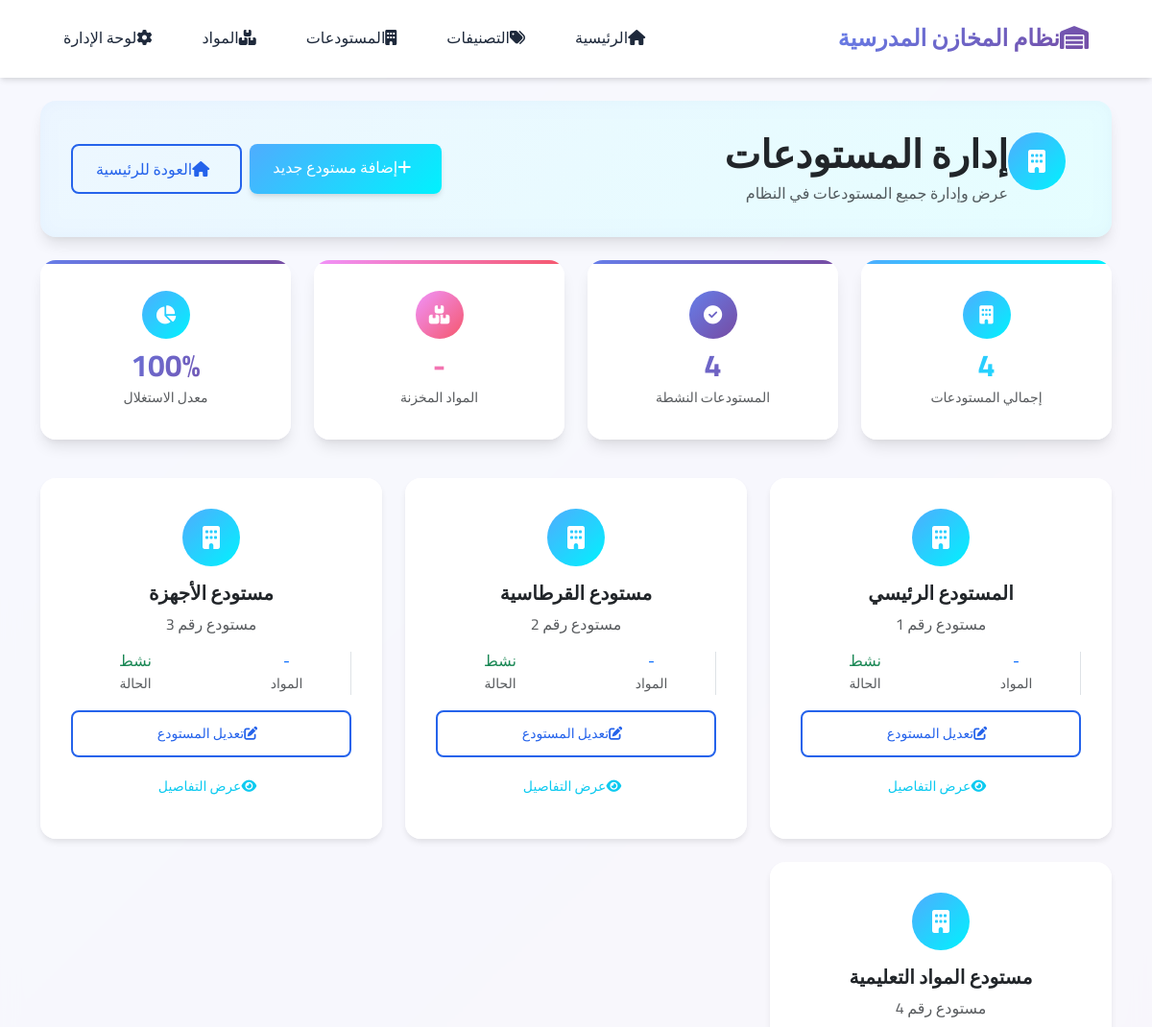
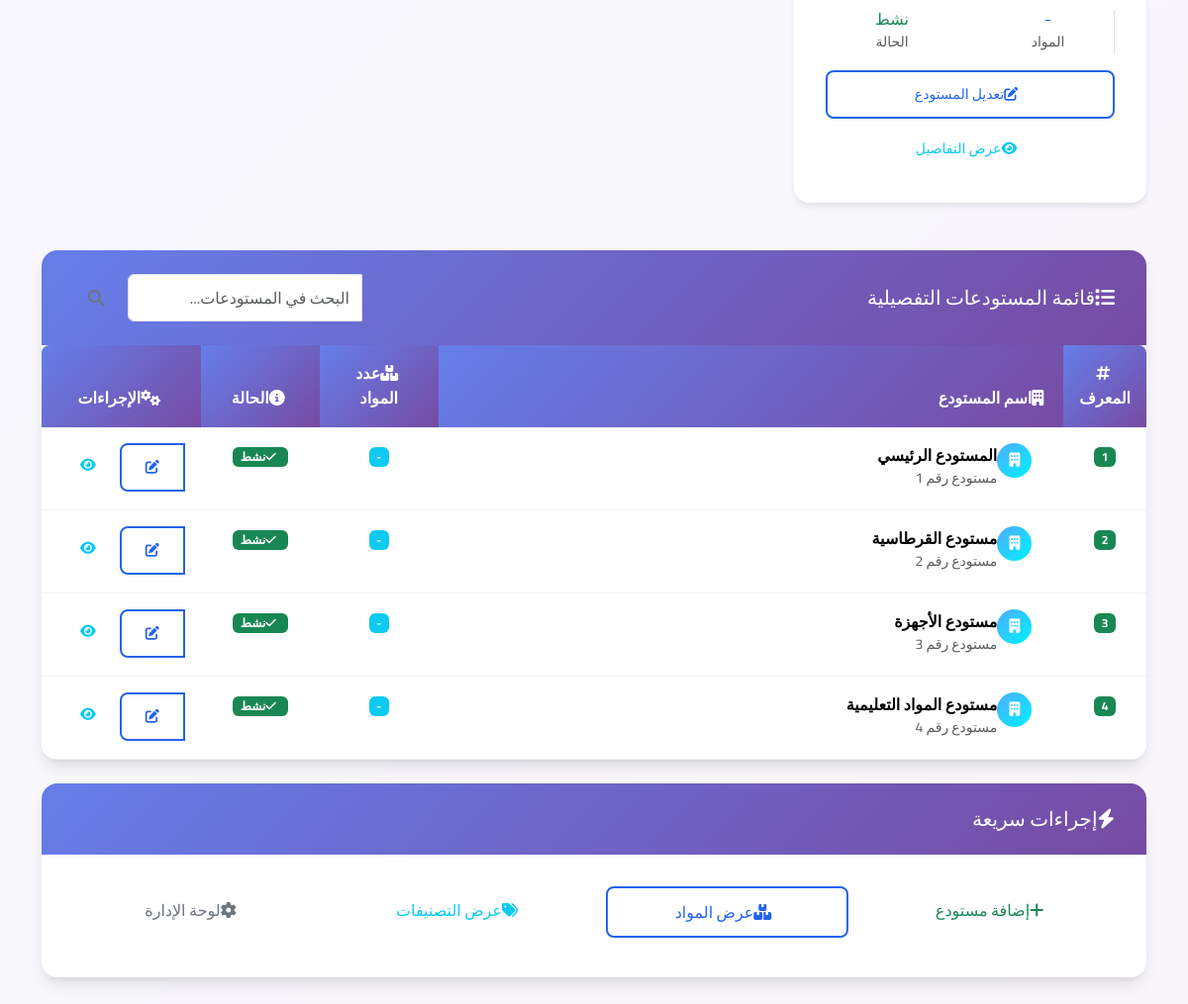
The page /warehouses/ on the database its author committed (2 pictures, top to bottom).
### store_system/models.py (models this page shows, shortened)
class Warehouse(models.Model):
    warehouse_id = models.AutoField(primary_key=True, verbose_name="معرف المستودع")
    warehouse_name = models.CharField(max_length=100, verbose_name="اسم المستودع")
    class Meta:
        verbose_name = "المستودع"
        verbose_name_plural = "المستودعات"

### store_system/views.py (the view)
# urls.py: path('warehouses/', views.warehouses, name='warehouses'),
def warehouses(request):
    warehouses_list = Warehouse.objects.all()
    context = {'warehouses': warehouses_list}
    return render(request, 'store_system/warehouses.html', context)

### store_system/templates/store_system/warehouses.html (shortened to what this page needs)
{% extends 'store_system/base.html' %}
{% block content %}
<div class="row mb-4">
    <div class="col-12">
        <div class="card" style="background: linear-gradient(135deg, rgba(79, 172, 254, 0.1) 0%, rgba(0, 242, 254, 0.1) 100%); border: none;">
            <div class="card-body">
                <div class="d-flex justify-content-between align-items-center flex-wrap">
                    <div class="d-flex align-items-center">
                        <div class="icon-wrapper success me-3">
                            <i class="fas fa-building"></i>
                        </div>
                        <div>
                            <h1 class="mb-1 fw-bold">إدارة المستودعات</h1>
                            <p class="text-muted mb-0">عرض وإدارة جميع المستودعات في النظام</p>
                        </div>
                    </div>
                    <div class="d-flex gap-2 mt-3 mt-md-0">
                        <a href="/admin/store_system/warehouse/add/" class="btn btn-success">
                            <i class="fas fa-plus me-2"></i>إضافة مستودع جديد
                        </a>
                        <a href="{% url 'store_system:index' %}" class="btn btn-outline-primary">
                            <i class="fas fa-home me-2"></i>العودة للرئيسية
                        </a>
                    </div>
                </div>
            </div>
        </div>
    </div>
</div>
<div class="row mb-4">
    <div class="col-md-3 mb-3">
        <div class="card stats-card success text-center">
            <div class="card-body">
                <div class="icon-wrapper success mx-auto mb-2" style="width: 50px; height: 50px; font-size: 1.2rem;">
                    <i class="fas fa-building"></i>
                </div>
                <h4 class="stats-number mb-1" style="font-size: 2rem;">{{ warehouses.count }}</h4>
                <p class="text-muted small mb-0">إجمالي المستودعات</p>
            </div>
        </div>
    </div>
    <div class="col-md-3 mb-3">
        <div class="card stats-card text-center">
            <div class="card-body">
                <div class="icon-wrapper mx-auto mb-2" style="width: 50px; height: 50px; font-size: 1.2rem;">
                    <i class="fas fa-check-circle"></i>
                </div>
                <h4 class="stats-number mb-1" style="font-size: 2rem;">{{ warehouses.count }}</h4>
                <p class="text-muted small mb-0">المستودعات النشطة</p>
            </div>
        </div>
    </div>
    <div class="col-md-3 mb-3">
        <div class="card stats-card warning text-center">
            <div class="card-body">
                <div class="icon-wrapper warning mx-auto mb-2" style="width: 50px; height: 50px; font-size: 1.2rem;">
                    <i class="fas fa-boxes"></i>
                </div>
                <h4 class="stats-number mb-1" style="font-size: 2rem;">-</h4>
                <p class="text-muted small mb-0">المواد المخزنة</p>
            </div>
        </div>
    </div>
    <div class="col-md-3 mb-3">
        <div class="card stats-card text-center">
            <div class="card-body">
                <div class="icon-wrapper mx-auto mb-2" style="width: 50px; height: 50px; font-size: 1.2rem; background: linear-gradient(135deg, #4facfe 0%, #00f2fe 100%);">
                    <i class="fas fa-chart-pie"></i>
                </div>
                <h4 class="stats-number mb-1" style="font-size: 2rem;">100%</h4>
                <p class="text-muted small mb-0">معدل الاستغلال</p>
            </div>
        </div>
    </div>
</div>
<div class="row mb-4">
    {% if warehouses %}
        {% for warehouse in warehouses %}
        <div class="col-lg-4 col-md-6 mb-4">
            <div class="card warehouse-card h-100">
                <div class="card-body text-center">
                    <div class="icon-wrapper success mx-auto mb-3">
                        <i class="fas fa-building"></i>
                    </div>
                    <h5 class="card-title fw-bold mb-2">{{ warehouse.warehouse_name }}</h5>
                    <p class="text-muted mb-3">مستودع رقم {{ warehouse.warehouse_id }}</p>
                    <div class="row text-center mb-3">
                        <div class="col-6">
                            <div class="border-end">
                                <h6 class="text-primary mb-0">-</h6>
                                <small class="text-muted">المواد</small>
                            </div>
                        </div>
                        <div class="col-6">
                            <h6 class="text-success mb-0">نشط</h6>
                            <small class="text-muted">الحالة</small>
                        </div>
                    </div>
                    <div class="d-grid gap-2">
                        <a href="/admin/store_system/warehouse/{{ warehouse.warehouse_id }}/change/"
                           class="btn btn-outline-primary btn-sm">
                            <i class="fas fa-edit me-2"></i>تعديل المستودع
                        </a>
                        <a href="/admin/store_system/warehouse/{{ warehouse.warehouse_id }}/"
                           class="btn btn-outline-info btn-sm">
                            <i class="fas fa-eye me-2"></i>عرض التفاصيل
                        </a>
                    </div>
                </div>
            </div>
        </div>
        {% endfor %}
    {% endif %}
</div>
<div class="row">
    <div class="col-12">
        <div class="card">
            <div class="card-header">
                <div class="d-flex justify-content-between align-items-center">
                    <h5 class="mb-0">
                        <i class="fas fa-list me-2"></i>قائمة المستودعات التفصيلية
                    </h5>
                    <div class="d-flex gap-2">
                        <div class="input-group" style="width: 300px;">
                            <input type="text" class="form-control" placeholder="البحث في المستودعات..." id="searchInput">
                            <button class="btn btn-outline-secondary" type="button">
                                <i class="fas fa-search"></i>
                            </button>
                        </div>
                    </div>
                </div>
            </div>
            <div class="card-body p-0">
                {% if warehouses %}
                    <div class="table-responsive">
                        <table class="table table-hover mb-0" id="warehousesTable">
                            <thead>
                                <tr>
                                    <th class="text-center" style="width: 80px;">
                                        <i class="fas fa-hashtag me-1"></i>المعرف
                                    </th>
                                    <th>
                                        <i class="fas fa-building me-1"></i>اسم المستودع
                                    </th>
                                    <th class="text-center" style="width: 120px;">
                                        <i class="fas fa-boxes me-1"></i>عدد المواد
                                    </th>
                                    <th class="text-center" style="width: 120px;">
                                        <i class="fas fa-info-circle me-1"></i>الحالة
                                    </th>
                                    <th class="text-center" style="width: 150px;">
                                        <i class="fas fa-cogs me-1"></i>الإجراءات
                                    </th>
                                </tr>
                            </thead>
                            <tbody>
                                {% for warehouse in warehouses %}
                                <tr class="warehouse-row">
                                    <td class="text-center fw-bold">
                                        <span class="badge bg-success">{{ warehouse.warehouse_id }}</span>
                                    </td>
                                    <td>
                                        <div class="d-flex align-items-center">
                                            <div class="icon-wrapper success me-3" style="width: 35px; height: 35px; font-size: 0.9rem;">
                                                <i class="fas fa-building"></i>
                                            </div>
                                            <div>
                                                <h6 class="mb-0 fw-bold">{{ warehouse.warehouse_name }}</h6>
                                                <small class="text-muted">مستودع رقم {{ warehouse.warehouse_id }}</small>
                                            </div>
                                        </div>
                                    </td>
                                    <td class="text-center">
                                        <span class="badge bg-info">-</span>
                                    </td>
                                    <td class="text-center">
                                        <span class="badge bg-success">
                                            <i class="fas fa-check me-1"></i>نشط
                                        </span>
                                    </td>
                                    <td class="text-center">
                                        <div class="btn-group" role="group">
                                            <a href="/admin/store_system/warehouse/{{ warehouse.warehouse_id }}/change/"
                                               class="btn btn-sm btn-outline-primary" title="تعديل">
                                                <i class="fas fa-edit"></i>
                                            </a>
                                            <a href="/admin/store_system/warehouse/{{ warehouse.warehouse_id }}/"
                                               class="btn btn-sm btn-outline-info" title="عرض">
                                                <i class="fas fa-eye"></i>
                                            </a>
                                        </div>
                                    </td>
                                </tr>
                                {% endfor %}
                            </tbody>
                        </table>
                    </div>
                {% endif %}
            </div>
        </div>
    </div>
</div>
{% if warehouses %}
<div class="row mt-4">
    <div class="col-12">
        <div class="card">
            <div class="card-header">
                <h5 class="mb-0">
                    <i class="fas fa-bolt me-2"></i>إجراءات سريعة
                </h5>
            </div>
            <div class="card-body">
                <div class="row">
                    <div class="col-md-3 mb-2">
                        <a href="/admin/store_system/warehouse/add/" class="btn btn-outline-success w-100">
                            <i class="fas fa-plus me-2"></i>إضافة مستودع
                        </a>
                    </div>
                    <div class="col-md-3 mb-2">
                        <a href="{% url 'store_system:items' %}" class="btn btn-outline-primary w-100">
                            <i class="fas fa-boxes me-2"></i>عرض المواد
                        </a>
                    </div>
                    <div class="col-md-3 mb-2">
                        <a href="{% url 'store_system:categories' %}" class="btn btn-outline-info w-100">
                            <i class="fas fa-tags me-2"></i>عرض التصنيفات
                        </a>
                    </div>
                    <div class="col-md-3 mb-2">
                        <a href="/admin/" class="btn btn-outline-secondary w-100">
                            <i class="fas fa-cog me-2"></i>لوحة الإدارة
                        </a>
                    </div>
                </div>
            </div>
        </div>
    </div>
</div>
{% endif %}
{% endblock %}

### store_system/templates/store_system/base.html (style rules this page uses)
:root { --primary-color: #2563eb; --secondary-color: #64748b; --success-color: #059669; --warning-color: #d97706; --danger-color: #dc2626; --info-color: #0891b2; --light-color: #f8fafc; --dark-color: #1e293b; --gradient-primary: linear-gradient(135deg, #667eea 0%, #764ba2 100%); --gradient-secondary: linear-gradient(135deg, #f093fb 0%, #f5576c 100%); --gradient-success: linear-gradient(135deg, #4facfe 0%, #00f2fe 100%); --shadow-sm: 0 1px 2px 0 rgba(0, 0, 0, 0.05); --shadow-md: 0 4px 6px -1px rgba(0, 0, 0, 0.1), 0 2px 4px -1px rgba(0, 0, 0, 0.06); --shadow-lg: 0 10px 15px -3px rgba(0, 0, 0, 0.1), 0 4px 6px -2px rgba(0, 0, 0, 0.05); --shadow-xl: 0 20px 25px -5px rgba(0, 0, 0, 0.1), 0 10px 10px -5px rgba(0, 0, 0, 0.04); }
* { margin: 0; padding: 0; box-sizing: border-box; }
body { font-family: 'Cairo', 'Segoe UI', Tahoma, Geneva, Verdana, sans-serif; background: linear-gradient(135deg, #667eea 0%, #764ba2 100%); min-height: 100vh; line-height: 1.6; }
.card { border: none; border-radius: 1rem; box-shadow: var(--shadow-lg); transition: all 0.3s ease; background: rgba(255, 255, 255, 0.9); backdrop-filter: blur(10px); overflow: hidden; }
.card-header { background: var(--gradient-primary); color: white; border: none; padding: 1.5rem; font-weight: 600; }
.card-body { padding: 2rem; }
.stats-card { position: relative; overflow: hidden; }
.stats-card::before { content: ''; position: absolute; top: 0; left: 0; right: 0; height: 4px; background: var(--gradient-primary); }
.stats-card.success::before { background: var(--gradient-success); }
.stats-card.warning::before { background: var(--gradient-secondary); }
.stats-number { font-size: 3rem; font-weight: 700; background: var(--gradient-primary); -webkit-background-clip: text; -webkit-text-fill-color: transparent; background-clip: text; }
.stats-card.success .stats-number { background: var(--gradient-success); -webkit-background-clip: text; -webkit-text-fill-color: transparent; background-clip: text; }
.stats-card.warning .stats-number { background: var(--gradient-secondary); -webkit-background-clip: text; -webkit-text-fill-color: transparent; background-clip: text; }
.btn { border-radius: 0.5rem; font-weight: 500; padding: 0.75rem 1.5rem; transition: all 0.3s ease; border: none; }
.btn-success { background: var(--gradient-success); box-shadow: var(--shadow-md); }
.btn-outline-primary { border: 2px solid var(--primary-color); color: var(--primary-color); background: transparent; }
.table { border-radius: 0.5rem; overflow: hidden; box-shadow: var(--shadow-md); background: white; }
.table thead th { background: var(--gradient-primary); color: white; border: none; font-weight: 600; padding: 1rem; }
.table tbody tr { transition: all 0.3s ease; }
.table tbody td { padding: 1rem; border-color: rgba(0, 0, 0, 0.05); }
.fade-in { animation: fadeIn 0.6s ease-in; }
.icon-wrapper { width: 60px; height: 60px; border-radius: 50%; display: flex; align-items: center; justify-content: center; margin-bottom: 1rem; background: var(--gradient-primary); color: white; font-size: 1.5rem; }
.icon-wrapper.success { background: var(--gradient-success); }
.icon-wrapper.warning { background: var(--gradient-secondary); }

### store_system/templates/store_system/warehouses.html (style rules this page uses)
.warehouse-card { transition: all 0.3s ease; border: none; box-shadow: 0 4px 6px -1px rgba(0, 0, 0, 0.1); }

### rows shown on the page
Warehouse: warehouse_name "المستودع الرئيسي", warehouse_id "1"
Warehouse: warehouse_name "مستودع القرطاسية", warehouse_id "2"
Warehouse: warehouse_name "مستودع الأجهزة", warehouse_id "3"
Warehouse: warehouse_name "مستودع المواد التعليمية", warehouse_id "4"

### other values the page prints
{{ warehouses.count }} "4"
